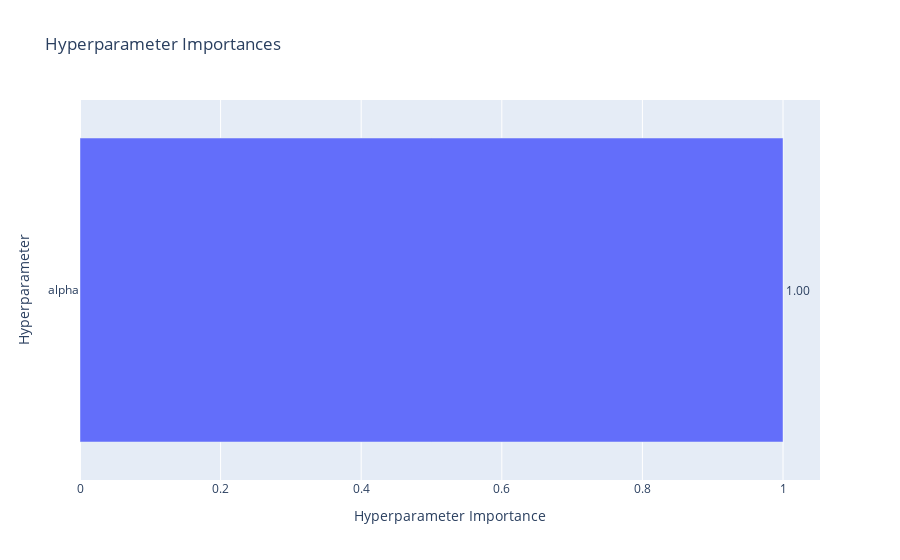

Write notebook code for a chart like this one.
### Code cell
visualizations['param_importances']

### Figure 1 — Plotly figure (JSON) as saved in the notebook; plotly's stock layout.template omitted (floating-point values rounded to 4 significant figures)
{"data": [{"cliponaxis": false, "hovertemplate": ["alpha (FloatDistribution): 1.0<extra></extra>"], "name": "Objective Value", "orientation": "h", "text": ["1.00"], "textposition": "outside", "type": "bar", "x": [1], "y": ["alpha"]}], "layout": {"title": {"text": "Hyperparameter Importances"}, "xaxis": {"title": {"text": "Hyperparameter Importance"}}, "yaxis": {"title": {"text": "Hyperparameter"}}}}
